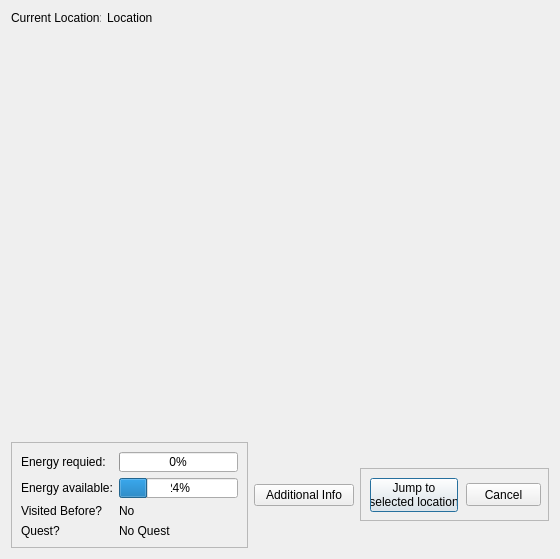
<?xml version="1.0" encoding="UTF-8"?>
<ui version="4.0">
 <class>SetRoute</class>
 <widget class="QDialog" name="SetRoute">
  <property name="geometry">
   <rect>
    <x>0</x>
    <y>0</y>
    <width>556</width>
    <height>559</height>
   </rect>
  </property>
  <property name="sizePolicy">
   <sizepolicy hsizetype="Preferred" vsizetype="Preferred">
    <horstretch>0</horstretch>
    <verstretch>0</verstretch>
   </sizepolicy>
  </property>
  <property name="minimumSize">
   <size>
    <width>0</width>
    <height>0</height>
   </size>
  </property>
  <property name="baseSize">
   <size>
    <width>0</width>
    <height>0</height>
   </size>
  </property>
  <property name="windowTitle">
   <string>Dialog</string>
  </property>
  <layout class="QGridLayout" name="gridLayout_3">
   <item row="3" column="0" colspan="4">
    <widget class="QWidget" name="MapFrame" native="true">
     <property name="minimumSize">
      <size>
       <width>532</width>
       <height>350</height>
      </size>
     </property>
     <property name="autoFillBackground">
      <bool>false</bool>
     </property>
     <property name="styleSheet">
      <string notr="true">border-color: rgb(0, 0, 0);</string>
     </property>
     <layout class="QGridLayout" name="MapLayout"/>
    </widget>
   </item>
   <item row="5" column="3">
    <widget class="QFrame" name="frame">
     <property name="maximumSize">
      <size>
       <width>189</width>
       <height>53</height>
      </size>
     </property>
     <property name="frameShape">
      <enum>QFrame::StyledPanel</enum>
     </property>
     <property name="frameShadow">
      <enum>QFrame::Raised</enum>
     </property>
     <layout class="QHBoxLayout" name="horizontalLayout">
      <property name="spacing">
       <number>23</number>
      </property>
      <item>
       <widget class="QPushButton" name="BTJumpToLocation">
        <property name="minimumSize">
         <size>
          <width>88</width>
          <height>34</height>
         </size>
        </property>
        <property name="text">
         <string>Jump to 
selected location</string>
        </property>
       </widget>
      </item>
      <item>
       <widget class="QPushButton" name="BTCancel">
        <property name="minimumSize">
         <size>
          <width>75</width>
          <height>23</height>
         </size>
        </property>
        <property name="text">
         <string>Cancel</string>
        </property>
       </widget>
      </item>
     </layout>
    </widget>
   </item>
   <item row="5" column="0" colspan="2">
    <widget class="QFrame" name="InfoFrame">
     <property name="minimumSize">
      <size>
       <width>237</width>
       <height>106</height>
      </size>
     </property>
     <property name="maximumSize">
      <size>
       <width>237</width>
       <height>106</height>
      </size>
     </property>
     <property name="frameShape">
      <enum>QFrame::StyledPanel</enum>
     </property>
     <property name="frameShadow">
      <enum>QFrame::Raised</enum>
     </property>
     <layout class="QGridLayout" name="gridLayout">
      <item row="2" column="1" colspan="2">
       <widget class="QProgressBar" name="BAREnergyRequired">
        <property name="maximumSize">
         <size>
          <width>120</width>
          <height>21</height>
         </size>
        </property>
        <property name="whatsThis">
         <string>&lt;html&gt;&lt;head/&gt;&lt;body&gt;&lt;p&gt;Amount of energy required to travel to this destination and return.&lt;/p&gt;&lt;/body&gt;&lt;/html&gt;</string>
        </property>
        <property name="styleSheet">
         <string notr="true">QProgressBar{text-align: center;}</string>
        </property>
        <property name="maximum">
         <number>100</number>
        </property>
        <property name="value">
         <number>0</number>
        </property>
        <property name="alignment">
         <set>Qt::AlignCenter</set>
        </property>
        <property name="textVisible">
         <bool>true</bool>
        </property>
        <property name="orientation">
         <enum>Qt::Horizontal</enum>
        </property>
        <property name="invertedAppearance">
         <bool>false</bool>
        </property>
        <property name="textDirection">
         <enum>QProgressBar::TopToBottom</enum>
        </property>
        <property name="format">
         <string>%v%</string>
        </property>
       </widget>
      </item>
      <item row="6" column="1">
       <widget class="QLabel" name="LBVisitedBeforeValue">
        <property name="text">
         <string>No</string>
        </property>
       </widget>
      </item>
      <item row="2" column="0">
       <widget class="QLabel" name="LBEnergyRequired">
        <property name="text">
         <string>Energy requied:</string>
        </property>
       </widget>
      </item>
      <item row="4" column="1" colspan="2">
       <widget class="QProgressBar" name="BAREnergyAvailable">
        <property name="maximumSize">
         <size>
          <width>120</width>
          <height>21</height>
         </size>
        </property>
        <property name="styleSheet">
         <string notr="true">QProgressBar{text-align: center;}</string>
        </property>
        <property name="value">
         <number>24</number>
        </property>
        <property name="alignment">
         <set>Qt::AlignCenter</set>
        </property>
       </widget>
      </item>
      <item row="7" column="0">
       <widget class="QLabel" name="LBQuest">
        <property name="text">
         <string>Quest?</string>
        </property>
       </widget>
      </item>
      <item row="4" column="0">
       <widget class="QLabel" name="LBEnergyAvailable">
        <property name="text">
         <string>Energy available:</string>
        </property>
       </widget>
      </item>
      <item row="6" column="0">
       <widget class="QLabel" name="LBVisitedBefore">
        <property name="text">
         <string>Visited Before?</string>
        </property>
       </widget>
      </item>
      <item row="7" column="1">
       <widget class="QLabel" name="LBQuestValue">
        <property name="text">
         <string>No Quest</string>
        </property>
       </widget>
      </item>
     </layout>
    </widget>
   </item>
   <item row="1" column="1">
    <widget class="QLabel" name="LBCurrentLocationValue">
     <property name="maximumSize">
      <size>
       <width>16777215</width>
       <height>13</height>
      </size>
     </property>
     <property name="text">
      <string>Location</string>
     </property>
    </widget>
   </item>
   <item row="1" column="0">
    <widget class="QLabel" name="LBCurrentLocation">
     <property name="maximumSize">
      <size>
       <width>90</width>
       <height>13</height>
      </size>
     </property>
     <property name="text">
      <string>Current Location:</string>
     </property>
    </widget>
   </item>
   <item row="5" column="2">
    <widget class="QPushButton" name="BTAdditionalInfo">
     <property name="maximumSize">
      <size>
       <width>100</width>
       <height>16777215</height>
      </size>
     </property>
     <property name="text">
      <string>Additional Info</string>
     </property>
    </widget>
   </item>
  </layout>
 </widget>
 <resources/>
 <connections/>
</ui>
